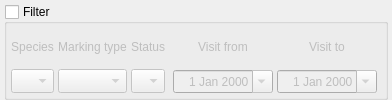
         <widget class="QWidget" name="petsFilterWdgt">
          <layout class="QGridLayout" name="petsFilterWdhtLayout">
           <property name="leftMargin">
            <number>4</number>
           </property>
           <property name="topMargin">
            <number>4</number>
           </property>
           <property name="rightMargin">
            <number>4</number>
           </property>
           <property name="bottomMargin">
            <number>0</number>
           </property>
           <property name="spacing">
            <number>4</number>
           </property>
           <item row="0" column="0">
            <widget class="QGroupBox" name="petsFilterGroup">
             <property name="minimumSize">
              <size>
               <width>0</width>
               <height>68</height>
              </size>
             </property>
             <property name="title">
              <string>Filter</string>
             </property>
             <property name="checkable">
              <bool>true</bool>
             </property>
             <property name="checked">
              <bool>false</bool>
             </property>
             <layout class="QGridLayout" name="petsFilterLayout">
              <property name="leftMargin">
               <number>4</number>
              </property>
              <property name="topMargin">
               <number>4</number>
              </property>
              <property name="rightMargin">
               <number>4</number>
              </property>
              <property name="bottomMargin">
               <number>4</number>
              </property>
              <property name="spacing">
               <number>4</number>
              </property>
              <item row="0" column="1">
               <widget class="QLabel" name="markingeLbl">
                <property name="text">
                 <string>Marking type</string>
                </property>
                <property name="alignment">
                 <set>Qt::AlignmentFlag::AlignCenter</set>
                </property>
               </widget>
              </item>
              <item row="1" column="0">
               <widget class="TComboBox" name="speciesCombo">
                <property name="sizeAdjustPolicy">
                 <enum>QComboBox::SizeAdjustPolicy::AdjustToMinimumContentsLengthWithIcon</enum>
                </property>
               </widget>
              </item>
              <item row="1" column="1">
               <widget class="TComboBox" name="markingCombo">
                <property name="sizeAdjustPolicy">
                 <enum>QComboBox::SizeAdjustPolicy::AdjustToMinimumContentsLengthWithIcon</enum>
                </property>
               </widget>
              </item>
              <item row="1" column="2">
               <widget class="TComboBox" name="statusCombo">
                <property name="sizeAdjustPolicy">
                 <enum>QComboBox::SizeAdjustPolicy::AdjustToMinimumContentsLengthWithIcon</enum>
                </property>
               </widget>
              </item>
              <item row="0" column="0">
               <widget class="QLabel" name="speciedLbl">
                <property name="text">
                 <string>Species</string>
                </property>
                <property name="alignment">
                 <set>Qt::AlignmentFlag::AlignCenter</set>
                </property>
               </widget>
              </item>
              <item row="0" column="2">
               <widget class="QLabel" name="statusLbl">
                <property name="text">
                 <string>Status</string>
                </property>
                <property name="alignment">
                 <set>Qt::AlignmentFlag::AlignCenter</set>
                </property>
               </widget>
              </item>
              <item row="0" column="3" rowspan="2">
               <widget class="QFrame" name="visitDateFrame">
                <property name="frameShape">
                 <enum>QFrame::Shape::NoFrame</enum>
                </property>
                <property name="frameShadow">
                 <enum>QFrame::Shadow::Raised</enum>
                </property>
                <layout class="QGridLayout" name="vistDateLayout">
                 <property name="leftMargin">
                  <number>4</number>
                 </property>
                 <property name="topMargin">
                  <number>0</number>
                 </property>
                 <property name="rightMargin">
                  <number>4</number>
                 </property>
                 <property name="bottomMargin">
                  <number>0</number>
                 </property>
                 <property name="spacing">
                  <number>4</number>
                 </property>
                 <item row="0" column="1">
                  <widget class="QLabel" name="visitToLbl">
                   <property name="text">
                    <string>Visit to</string>
                   </property>
                   <property name="alignment">
                    <set>Qt::AlignmentFlag::AlignCenter</set>
                   </property>
                  </widget>
                 </item>
                 <item row="1" column="1">
                  <widget class="QDateEdit" name="visitToEdit">
                   <property name="minimumSize">
                    <size>
                     <width>100</width>
                     <height>0</height>
                    </size>
                   </property>
                   <property name="alignment">
                    <set>Qt::AlignmentFlag::AlignRight|Qt::AlignmentFlag::AlignTrailing|Qt::AlignmentFlag::AlignVCenter</set>
                   </property>
                   <property name="maximumDateTime">
                    <datetime>
                     <hour>9</hour>
                     <minute>59</minute>
                     <second>59</second>
                     <year>2100</year>
                     <month>1</month>
                     <day>1</day>
                    </datetime>
                   </property>
                   <property name="minimumDateTime">
                    <datetime>
                     <hour>10</hour>
                     <minute>0</minute>
                     <second>0</second>
                     <year>1999</year>
                     <month>12</month>
                     <day>31</day>
                    </datetime>
                   </property>
                   <property name="calendarPopup">
                    <bool>true</bool>
                   </property>
                  </widget>
                 </item>
                 <item row="0" column="0">
                  <widget class="QLabel" name="viitFromLbl">
                   <property name="text">
                    <string>Visit from</string>
                   </property>
                   <property name="alignment">
                    <set>Qt::AlignmentFlag::AlignCenter</set>
                   </property>
                  </widget>
                 </item>
                 <item row="1" column="0">
                  <widget class="QDateEdit" name="visitFromEdit">
                   <property name="minimumSize">
                    <size>
                     <width>100</width>
                     <height>0</height>
                    </size>
                   </property>
                   <property name="alignment">
                    <set>Qt::AlignmentFlag::AlignRight|Qt::AlignmentFlag::AlignTrailing|Qt::AlignmentFlag::AlignVCenter</set>
                   </property>
                   <property name="maximumDateTime">
                    <datetime>
                     <hour>9</hour>
                     <minute>59</minute>
                     <second>59</second>
                     <year>2100</year>
                     <month>1</month>
                     <day>1</day>
                    </datetime>
                   </property>
                   <property name="minimumDateTime">
                    <datetime>
                     <hour>10</hour>
                     <minute>0</minute>
                     <second>0</second>
                     <year>1999</year>
                     <month>12</month>
                     <day>31</day>
                    </datetime>
                   </property>
                   <property name="calendarPopup">
                    <bool>true</bool>
                   </property>
                  </widget>
                 </item>
                </layout>
               </widget>
              </item>
             </layout>
            </widget>
           </item>
          </layout>
         </widget>
